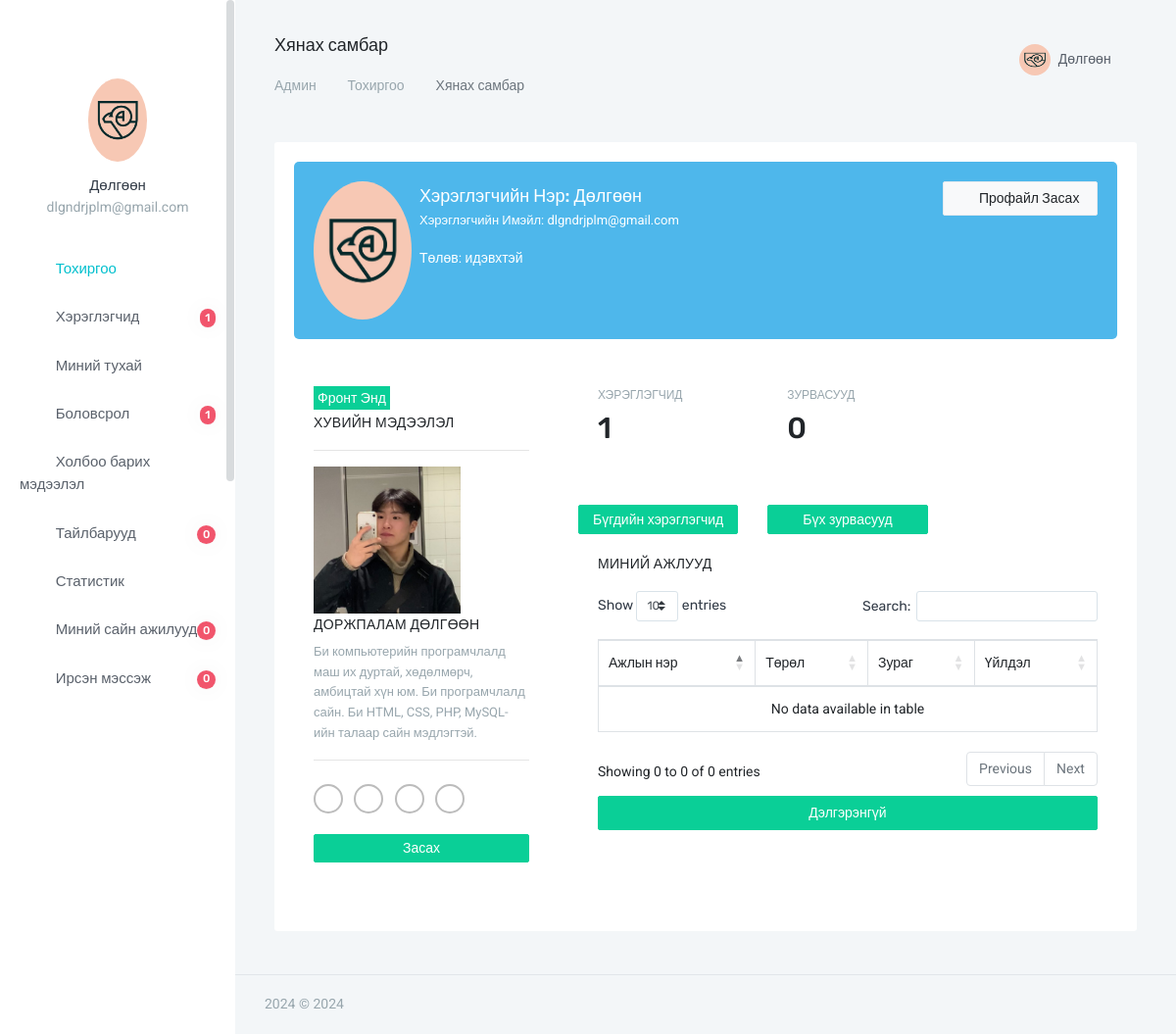
Screenshot of /admin/index.php (signed in) with the database file from the repository.
### tables this page shows
CREATE TABLE `users` (
  `id` int(3) NOT NULL,
  `fname` varchar(100) NOT NULL,
  `email` varchar(100) NOT NULL,
  `password` varchar(255) NOT NULL,
  `status` int(1) NOT NULL DEFAULT 1,
  `photo` varchar(100) NOT NULL DEFAULT 'default.png'
);

CREATE TABLE `about_me` (
  `id` int(2) NOT NULL,
  `name` varchar(100) NOT NULL,
  `intro` varchar(300) NOT NULL,
  `details` text NOT NULL,
  `fb_link` varchar(100) NOT NULL,
  `twitter_link` varchar(100) NOT NULL,
  `linkedin_link` varchar(100) NOT NULL,
  `github_link` varchar(100) NOT NULL,
  `photo` varchar(120) NOT NULL
);

### admin/index.php (the view, shortened to what this page needs)
<?php
$title = "Хянах самбар";
require_once "header.php";
require_once "db.php";
$email = $_SESSION['user_email'];
$query = "SELECT * FROM users WHERE email='$email'";
$result = $dbcon -> query($query);
$row = $result -> fetch_assoc();
$about_me = $dbcon->query("SELECT * FROM about_me");
$result = $about_me -> fetch_assoc();
?>
    <div class="row">
                            <div class="col-sm-12">
                                <div class="profile-user-box card-box bg-info">
                                    <div class="row text-dark">
                                        <div class="col-sm-6">
                                            <span class="float-left mr-2"><img src="image/users/<?=$row['photo']?>" alt="profile_photo" width='100' class="avatar-xl rounded-circle"></span>
                                            <div class="media-body text-white">
                                                <h4 class="mt-1 mb-1 text-white font-18">Хэрэглэгчийн Нэр: <?=$row['fname']?></h4>
                                                <p class="font-13">Хэрэглэгчийн Имэйл: <?=$row['email']?></p>
                                                <p class="mb-0">Төлөв: идэвхтэй <i class="fa fa-circle text-success"></i></p>
                                            </div>
                                        </div>
                                        <div class="col-sm-6">
                                            <div class="text-right">
                                                <a type="button" href="profile.php" class="btn btn-light waves-effect">
                                                    <i class="mdi mdi-account-settings mr-1"></i> Профайл Засах
                                                </a>
                                            </div>
                                        </div>
                                    </div>
                                </div>
                            </div>
                        </div>
                        <div class="row">
                            <div class="col-xl-4">
                                <div class="card-box">
                                    <span class="bg-success p-1 text-white mb-1">Фронт Энд</span>
                                    <h4 class="header-title mt-1">Хувийн Мэдээлэл</h4>
                                    <hr>
                                    <img  src="image/profile/<?=$result['photo']?>" style="width: 150px;" >
                                    <h5 class="header-title mt-1"><?=$result['name']?></h5>
                                    <div class="panel-body">
                                        <p class="text-muted font-13"><?=$result['details']?></p>
                                        <hr/>
                                        <ul class="social-links list-inline mt-4 mb-0 mx-auto">
                                            <li class="list-inline-item">
                                                <a title="" data-placement="top" data-toggle="tooltip" class="tooltips" href="<?=$result['fb_link']?>" data-original-title="Facebook"><i class="fab fa-facebook-f"></i></a>
                                            </li>
                                            <li class="list-inline-item">
                                                <a title="" data-placement="top" data-toggle="tooltip" class="tooltips" href="<?=$result['twitter_link']?>" data-original-title="Twitter"><i class="fab fa-twitter"></i></a>
                                            </li>
                                            <li class="list-inline-item">
                                                <a title="" data-placement="top" data-toggle="tooltip" class="tooltips" href="<?=$result['github_link']?>" data-original-title="Github"><i class="fab fa-github"></i></a>
                                            </li>
                                            <li class="list-inline-item">
                                                <a title="" data-placement="top" data-toggle="tooltip" class="tooltips" href="<?=$result['linkedin_link']?>" data-original-title="Linkedin"><i class="fab fa-linkedin"></i></a>
                                            </li>
                                        </ul>
                                    </div>
                                    <br>
                                    <a class="btn btn-sm btn-block btn-success" href="about_me.php">Засах</a>
                                </div>
                              </div>
                            <div class="col-xl-8">
                                <div class="row">
                                    <div class="col-sm-4">
                                        <div class="card-box tilebox-one">
                                            <i class="mdi mdi-account-multiple-outline float-right text-muted"></i>
                                            <h6 class="text-muted text-uppercase mt-0">Хэрэглэгчид</h6>
                                            <h2 class="" data-plugin="counterup">
                                              <?php
                                              $result = $dbcon->query("SELECT COUNT(*) AS total_users FROM users");
                                              $row = $result->fetch_assoc();
                                              echo $row['total_users'];
                                              ?>
                                          </h2>
                                        </div>
                                        <a class="btn btn-sm btn-block btn-success" href="users.php">Бүгдийн хэрэглэгчид</a>
                                    </div>
                                    <div class="col-sm-4">
                                        <div class="card-box tilebox-one">
                                            <i class="dripicons-message  float-right text-muted"></i>
                                            <h6 class="text-muted text-uppercase mt-0">Зурвасууд</h6>
                                            <h2 class="" data-plugin="counterup">
                                              <?php
                                              $result = $dbcon->query("SELECT COUNT(*) AS total_messages FROM guest_messages");
                                              $row = $result->fetch_assoc();
                                              echo $row['total_messages'];
                                              ?>
                                              </h2>
                                        </div>
                                        <a class="btn btn-sm btn-block btn-success" href="all_guest_message.php">Бүх зурвасууд</a>
                                    </div>
                                </div>
                                <div class="card-box">
                                    <h4 class="header-title mb-3">Миний ажлууд</h4>
                                    <table id="example" class="table table-bordered text-center">
                                          <thead>
                                            <tr>
                                              <th>Ажлын нэр</th>
                                              <th>Төрөл</th>
                                              <th>Зураг</th>
                                              <th>Үйлдэл</th>
                                            </tr>
                                          </thead>
                                          <tbody>
                                          </tbody>
                                        </table>
                                        <a class="btn btn-block btn-success mt-2" href="best_works.php">Дэлгэрэнгүй</a>
                            </div>
                        </div>
<?php
    require_once "footer.php";
?>

### admin/header.php (shortened to what this page needs)
<?php require_once "db.php"; ?>
<!doctype html>
<html lang="mn">
<head>
        <link rel="stylesheet" href="https://cdnjs.cloudflare.com/ajax/libs/twitter-bootstrap/4.1.3/css/bootstrap.css">
        <link rel="stylesheet" href="https://cdn.datatables.net/1.10.20/css/dataTables.bootstrap4.min.css">
        <link href="assets/css/bootstrap.min.css" rel="stylesheet" type="text/css" />
        <link href="assets/css/icons.css" rel="stylesheet" type="text/css" />
        <link rel="stylesheet" href="../front_end_assets/css/fontawesome-all.min.css">
        <link href="assets/css/metismenu.min.css" rel="stylesheet" type="text/css" />
        <link href="assets/css/style.css" rel="stylesheet" type="text/css" />
    </head>
    <body>
        <div id="wrapper">
            <div class="left side-menu">
                <div class="slimscroll-menu" id="remove-scroll">
                    <div class="user-box">
                        <div class="user-img">
                <?php
                    $email_for_photo = $_SESSION['user_email'];
                    $query_for_photo = $dbcon->query( "SELECT photo FROM users WHERE email='$email_for_photo'");
                    $photo_from_db   = $query_for_photo -> fetch_assoc();
                 ?>
                            <img src="image/users/<?=$photo_from_db['photo']?>" alt="user-img" title="Мат Хэлм" class="rounded-circle img-fluid">
                        </div>
                        <h5><a href="#"><?= $_SESSION['user_name']?></a> </h5>
                        <p class="text-muted"><?=$_SESSION['user_email']?></p>
                    </div>
                    <div id="sidebar-menu">
                        <ul class="metismenu" id="side-menu">
                            <li>
                                <a href="index.php">
                                    <i class="fi-air-play"></i> <span> Тохиргоо </span>
                                </a>
                            </li>
                            <li>
                                <a href="users.php"><i class="fas fa-users-cog"></i>
                                    <span class="badge badge-danger badge-pill float-right">
                                        <?php
                                        $result = $dbcon->query("SELECT COUNT(*) AS total_users FROM users");
                                        $row = $result->fetch_assoc();
                                        echo $row['total_users'];
                                        ?>
                                    </span>
                                    <span> Хэрэглэгчид </span>
                                </a>
                            </li>
                            <li>
                                <a href="javascript: void(0);"><i class="far fa-address-card"></i>  <span> Миний тухай </span></a>
                            </li>
                            <li>
                                <a href="javascript: void(0);"><i class="fas fa-book-reader"></i>
                                    <span class="badge badge-danger badge-pill float-right">
                                        <?php
                                        $education_result = $dbcon->query("SELECT COUNT(*) AS total_field FROM education_informations");
                                        $education_row = $education_result->fetch_assoc();
                                        echo $education_row['total_field'];
                                        ?>
                                    </span>
                                <span> Боловсрол </span></a>
                            </li>
                            <li>
                                <a href="javascript: void(0);"><i class="fas fa-envelope-square"></i> <span> Холбоо барих мэдээлэл</span></a>
                            </li>
                            <li>
                                <a href="javascript: void(0);"><i class="fas fa-comments"></i>
                                    <span class="badge badge-danger badge-pill float-right">
                                        <?php
                                        $testimonial_result = $dbcon->query("SELECT COUNT(*) AS total_field FROM testimonials");
                                        $testimonial_row = $testimonial_result->fetch_assoc();
                                        echo $testimonial_row['total_field'];
                                        ?>
                                    </span>
                                    <span> Тайлбарууд</span></a>
                            </li>
                            <li>
                                <a href="javascript: void(0);"><i class="fas fa-print"></i><span> Статистик</span></a>
                            </li>
                            <li>
                                <a href="javascript: void(0);"><i class="fi-air-play"></i>
                                    <span class="badge badge-danger badge-pill float-right">
                                        <?php
                                        $best_works_result = $dbcon->query("SELECT COUNT(*) AS total_field FROM my_best_works");
                                        $best_works_row = $best_works_result->fetch_assoc();
                                        echo $best_works_row['total_field'];
                                        ?>
                                    </span>
                                    <span> Миний сайн ажилууд</span></a>
                            </li>
                            <li>
                                <a href="all_guest_message.php">
                                    <i class="fas fa-users-cog"></i>
                                    <span class="badge badge-danger badge-pill float-right">
                                        <?php
                                        $guest_message_result = $dbcon->query("SELECT COUNT(*) AS total_field FROM guest_messages");
                                        $guest_message_row = $guest_message_result->fetch_assoc();
                                        echo $guest_message_row['total_field'];
                                        ?>
                                    </span>
                                     <span> Ирсэн мэссэж</span>
                                </a>
                            </li>
                        </ul>
                    </div>
                </div>
            </div>
            <div class="content-page">
                <div class="topbar">
                    <nav class="navbar-custom">
                        <ul class="list-unstyled topbar-right-menu float-right mb-0">
                            <li class="dropdown notification-list">
                                <a class="nav-link dropdown-toggle nav-user" data-toggle="dropdown" href="#" role="button"
                                   aria-haspopup="false" aria-expanded="false">
                                    <img src="image/users/<?=$photo_from_db['photo']?>" alt="user" class="rounded-circle"> <span class="ml-1"><?=$_SESSION['user_name']?> <i class="mdi mdi-chevron-down"></i> </span>
                                </a>
                            </li>
                        </ul>
                        <ul class="list-inline menu-left mb-0">
                            <li>
                                <h4 class="page-title-main"><?=$title?></h4>
                                <ol class="breadcrumb">
                                    <li class="breadcrumb-item"><a href="../index.php">Админ</a></li>
                                    <li class="breadcrumb-item"><a href="index.php">Тохиргоо</a></li>
                                    <li class="breadcrumb-item active"><?=$title?></li>
                                </ol>
                            </li>
                        </ul>
                    </nav>
                </div>
                <div class="content">
                    <div class="container-fluid">
                        <div class="row">
                            <div class="col-12">
                                <div class="card-box">

### rows the page displays
users: photo (picture), fname "Дөлгөөн", email "dlgndrjplm@gmail.com"
about_me: photo (picture), name "ДОРЖПАЛАМ ДӨЛГӨӨН", details "Би компьютерийн програмчлалд маш их дуртай, хөдөлмөрч, амбицтай хүн юм. Би програмчлалд сайн. Би HTML, CSS, PHP, MySQL-ийн талаар сайн мэдлэгтэй."

### other values shown
$_SESSION['user_name'] "Дөлгөөн"
$_SESSION['user_email'] "dlgndrjplm@gmail.com"
$row['total_users'] "1"
$education_row['total_field'] "1"
$testimonial_row['total_field'] "0"
$best_works_row['total_field'] "0"
$guest_message_row['total_field'] "0"
$title "Хянах самбар"
$row['total_messages'] "0"
